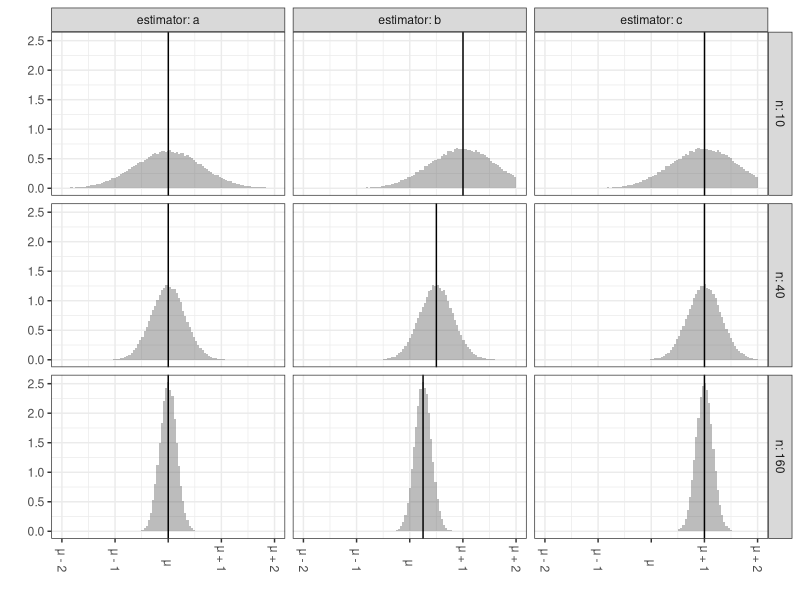
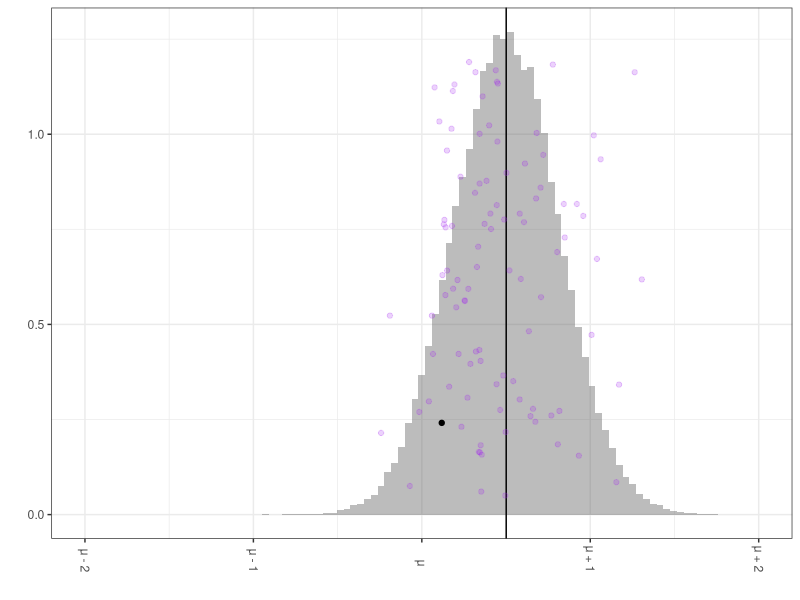

The R source for these figures, in order:
## ---- chunk 1
library(ggplot2)
library(tidyverse)
if (knitr::is_latex_output())
  knitr::opts_chunk$set(dev = "cairo_pdf")
## ---- chunk 2
#| echo: false
#| out-height: 4in 
set.seed(1234)
error = 2*rnorm(100000)
bias = list(a=function(n) 0, b=function(n) sqrt(10)/sqrt(n), c=function(n) 1)

plotdata = expand_grid(estimator=names(bias), n=c(10,40,160)) %>%
  pmap(function(estimator, n) {
    thebias = bias[[estimator]](n)
    data.frame(estimator=estimator, n=n, muhat=thebias + error / sqrt(n))
    }) |> bind_rows() 
summaries = plotdata |> group_by(n, estimator) |> summarize(mean=mean(muhat))

breaks = seq(-4, 4, by=2)/2 
signs  = case_when(
  breaks < 0 ~ '-', 
  breaks == 0 ~ '',
  breaks > 0 ~ '+')
offsets = case_when(
  breaks != 0 ~ sprintf('%d', abs(breaks)),
  breaks == 0 ~ '')
labels.abstract = sprintf('μ %s %s', signs, offsets)

ggplot(plotdata) + 
  geom_histogram(aes(x=muhat, y=after_stat(density)), bins=100, alpha=.4) + 
  geom_vline(aes(xintercept=mean), data=summaries) + 
  scale_x_continuous(breaks=breaks, labels=labels.abstract, limits=range(breaks)) + 
  theme_bw() + theme(axis.text.x = element_text(angle = -90, vjust = 0.5, hjust=1)) + 
  xlab('') + ylab('') + 
  facet_grid(n ~ estimator, labeller=labeller(n=label_both, estimator=label_both))  
## ---- chunk 3
K = 100
plotdata$height = runif(nrow(plotdata), 0, 1.2)
dotplotdata = plotdata |> filter(n==40 & estimator=='b')
dotplotsummaries = summaries |> filter(n==40 & estimator=='b')

ggplot(dotplotdata) + 
  geom_histogram(aes(x=muhat, y=after_stat(density)), bins=100, alpha=.4) + 
  geom_vline(aes(xintercept=mean), data=dotplotsummaries) + 
  geom_point(aes(x=muhat, y=height), alpha=.2,
             color='purple', data=dotplotdata[2:K,]) +
  geom_point(aes(x=muhat, y=height), alpha=1,
            color='black', data=dotplotdata[1,]) + 
  scale_x_continuous(breaks=breaks, labels=labels.abstract, limits=range(breaks)) + 
  theme_bw() + theme(axis.text.x = element_text(angle = -90, vjust = 0.5, hjust=1)) + 
  xlab('') + ylab('') 
